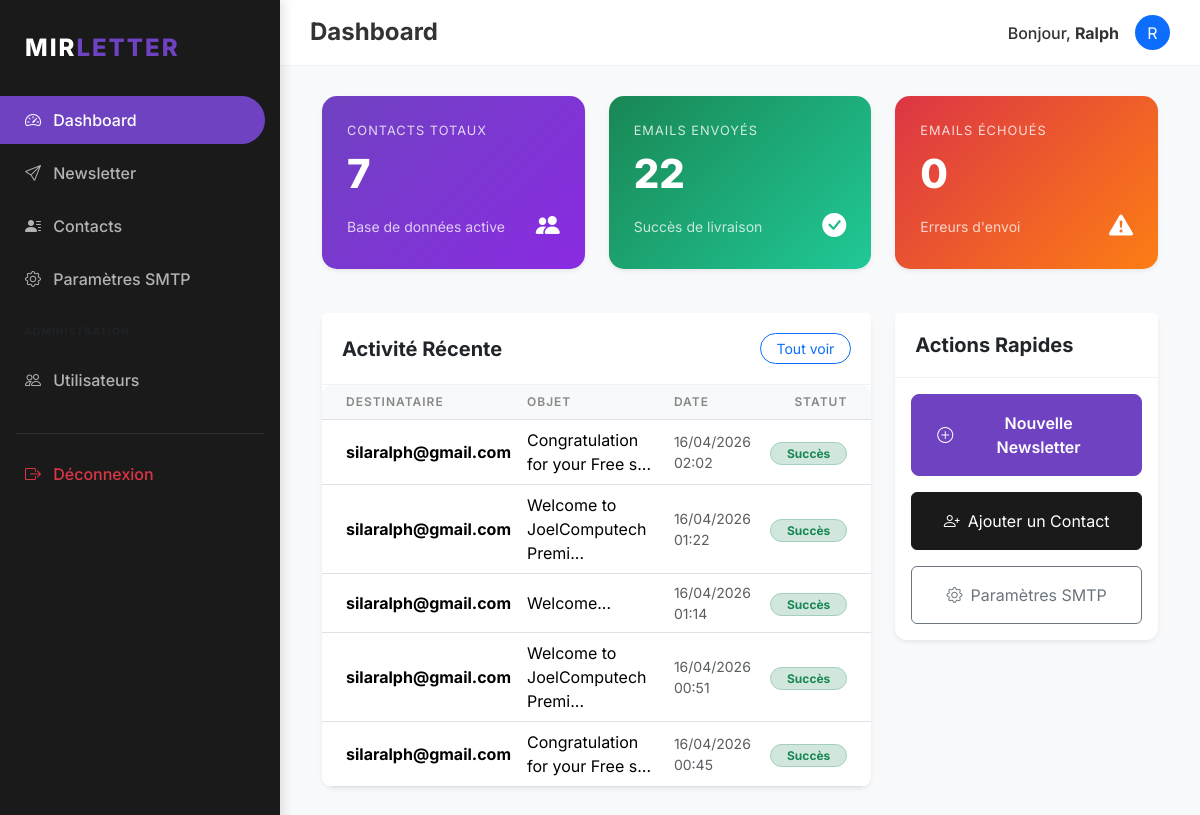
Before: /dashboard (signed in) with the older database file.
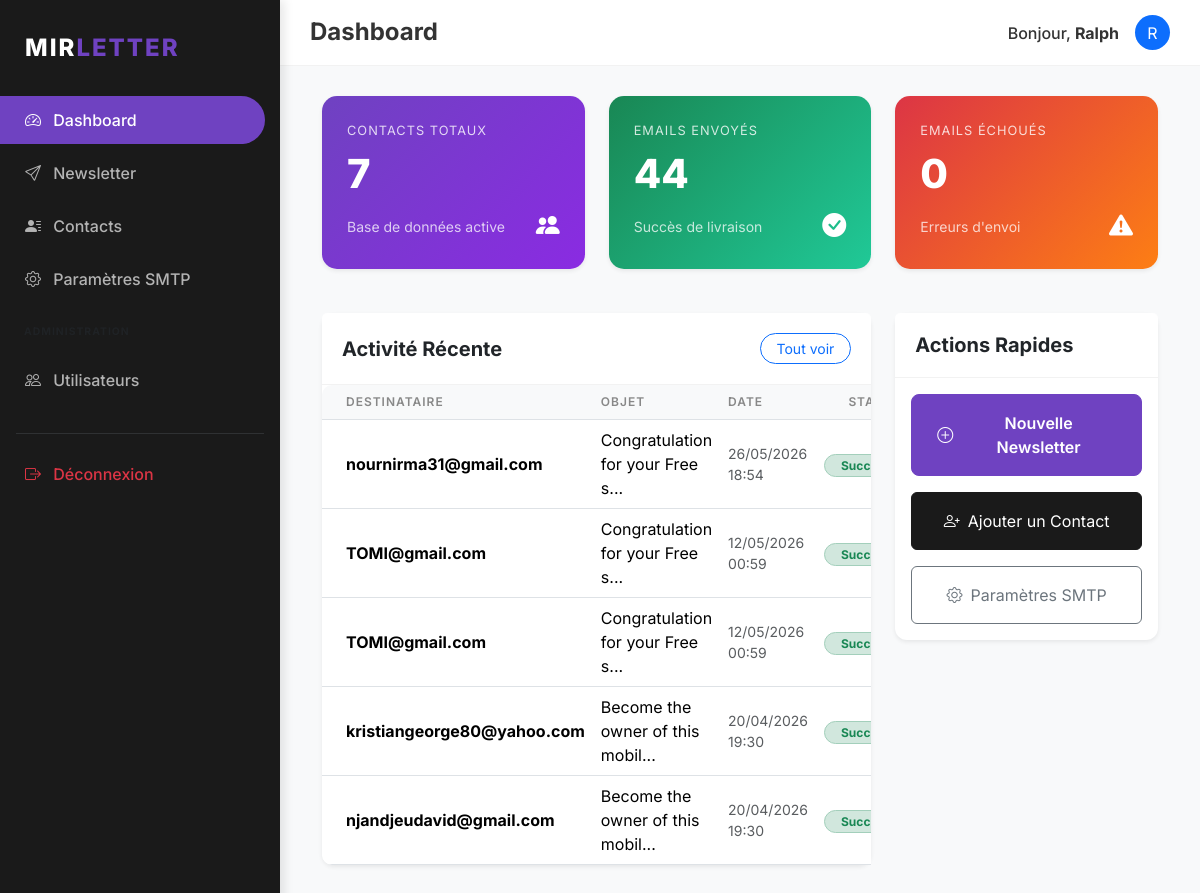
After: the same page with the newer database file.
### models/history.py (models this page shows, shortened)
class SentEmail(db.Model):
    __tablename__ = 'sent_emails'
    id = db.Column(db.Integer, primary_key=True)
    user_id = db.Column(db.Integer, db.ForeignKey('users.id'), nullable=False)
    subject = db.Column(db.String(256), nullable=False)
    recipient = db.Column(db.String(120), nullable=False)
    status = db.Column(db.String(20), nullable=False) # 'success', 'failed'
    error_message = db.Column(db.Text)
    timestamp = db.Column(db.DateTime, index=True, default=datetime.utcnow)

### routes/main.py (the view)
@main.route('/')
@main.route('/dashboard')
@login_required
def dashboard():
    contact_count = Contact.query.filter_by(user_id=current_user.id).count()
    sent_count = SentEmail.query.filter_by(user_id=current_user.id, status='success').count()
    failed_count = SentEmail.query.filter_by(user_id=current_user.id, status='failed').count()
    recent_history = SentEmail.query.filter_by(user_id=current_user.id)\
        .order_by(SentEmail.timestamp.desc()).limit(5).all()
    return render_template('dashboard.html',
                           title='Dashboard',
                           contact_count=contact_count,
                           sent_count=sent_count,
                           failed_count=failed_count,
                           recent_history=recent_history)

### models/user.py (called while the page is built)
@login_manager.user_loader
def load_user(user_id):
    return User.query.get(int(user_id))

### templates/dashboard.html (shortened to what the changed rows need)
{% extends "base.html" %}
{% block content %}
<div class="row">
    <div class="col-md-4">
        <div class="stat-card shadow-sm" style="background: linear-gradient(135deg, #198754, #20c997);">
            <p>Emails Envoyés</p>
            <h3>{{ sent_count }}</h3>
            <div class="d-flex justify-content-between align-items-center">
                <span class="small opacity-75">Succès de livraison</span>
                <i class="bi bi-check-circle-fill fs-4"></i>
            </div>
        </div>
    </div>
</div>
<div class="row mt-4">
    <div class="col-md-8">
        <div class="card border-0 shadow-sm">
            <div class="card-body p-0">
                <div class="table-responsive">
                    <table class="table table-hover align-middle mb-0">
                        <thead>
                            <tr>
                                <th class="ps-4">Destinataire</th>
                                <th>Objet</th>
                                <th>Date</th>
                                <th class="pe-4 text-end">Statut</th>
                            </tr>
                        </thead>
                        <tbody>
                            {% for item in recent_history %}
                            <tr>
                                <td class="ps-4">
                                    <div class="fw-bold">{{ item.recipient }}</div>
                                </td>
                                <td>{{ item.subject[:30] }}...</td>
                                <td class="small text-muted">{{ item.timestamp.strftime('%d/%m/%Y %H:%M') }}</td>
                                <td class="pe-4 text-end">
                                    {% if item.status == 'success' %}
                                    <span class="badge bg-success-subtle text-success border border-success-subtle rounded-pill px-3">Succès</span>
                                    {% else %}
                                    <span class="badge bg-danger-subtle text-danger border border-danger-subtle rounded-pill px-3">Échec</span>
                                    {% endif %}
                                </td>
                            </tr>
                            {% else %}
                            <tr>
                                <td colspan="4" class="text-center py-5 text-muted">Aucune activité récente.</td>
                            </tr>
                            {% endfor %}
                        </tbody>
                    </table>
                </div>
            </div>
        </div>
    </div>
</div>
{% endblock %}

Changed rows visible on the page:
no longer on this page (row unchanged): SentEmail: recipient "silaralph@gmail.com", subject "Congratulation for your Free s", timestamp "16/04/2026 02:02", status "Succès"
no longer on this page (row unchanged): SentEmail: recipient "silaralph@gmail.com", subject "Welcome to JoelComputech Premi", timestamp "16/04/2026 01:22", status "Succès"
no longer on this page (row unchanged): SentEmail: recipient "silaralph@gmail.com", subject "Welcome", timestamp "16/04/2026 01:14", status "Succès"
no longer on this page (row unchanged): SentEmail: recipient "silaralph@gmail.com", subject "Welcome to JoelComputech Premi", timestamp "16/04/2026 00:51", status "Succès"
no longer on this page (row unchanged): SentEmail: recipient "silaralph@gmail.com", subject "Congratulation for your Free s", timestamp "16/04/2026 00:45", status "Succès"
added SentEmail: recipient "nournirma31@gmail.com", subject "Congratulation for your Free s", timestamp "26/05/2026 18:54", status "Succès"
added SentEmail: recipient "TOMI@gmail.com", subject "Congratulation for your Free s", timestamp "12/05/2026 00:59", status "Succès"
added SentEmail: recipient "TOMI@gmail.com", subject "Congratulation for your Free s", timestamp "12/05/2026 00:59", status "Succès"
added SentEmail: recipient "kristiangeorge80@yahoo.com", subject "Become the owner of this mobil", timestamp "20/04/2026 19:30", status "Succès"
added SentEmail: recipient "njandjeudavid@gmail.com", subject "Become the owner of this mobil", timestamp "20/04/2026 19:30", status "Succès"
Other visible differences:
{{ sent_count }}: "22" → "44"
